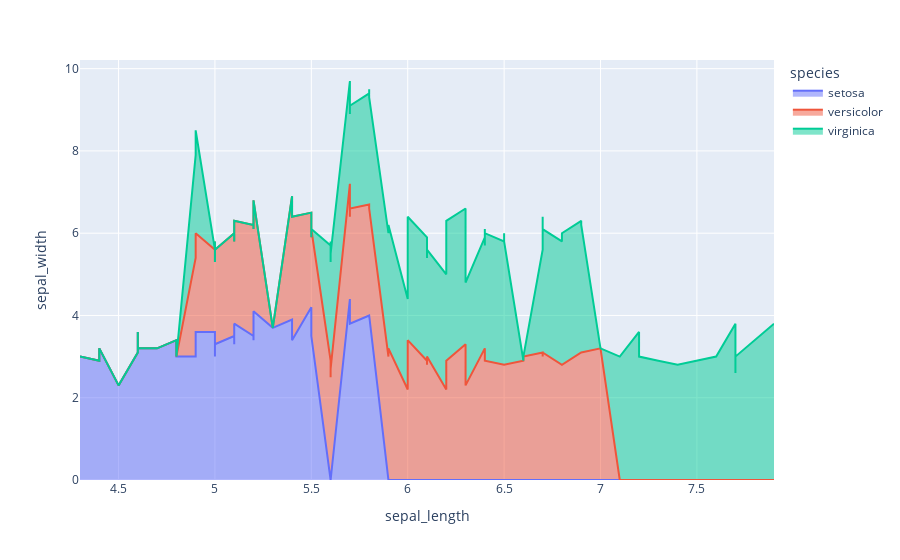

Here is the notebook cell this chart was saved with:
### Markdown cell above
## Area Chart

### Code cell
df_area=df.sort_values(by=['sepal_length'])
px.area(df,x='sepal_length',y='sepal_width',color='species')

### Figure 1 — Plotly figure (JSON) as saved in the notebook; plotly's stock layout.template omitted (floating-point values rounded to 4 significant figures)
{"data": [{"fillpattern": {"shape": ""}, "hovertemplate": "species=setosa<br>sepal_length=%{x}<br>sepal_width=%{y}<extra></extra>", "legendgroup": "setosa", "line": {"color": "#636efa"}, "marker": {"symbol": "circle"}, "mode": "lines", "name": "setosa", "orientation": "v", "showlegend": true, "stackgroup": "1", "type": "scatter", "x": [5.1, 4.9, 4.7, 4.6, 5, 5.4, 4.6, 5, 4.4, 4.9, 5.4, 4.8, 4.8, 4.3, 5.8, 5.7, 5.4, 5.1, 5.7, 5.1, 5.4, 5.1, 4.6, 5.1, 4.8, 5, 5, 5.2, 5.2, 4.7, 4.8, 5.4, 5.2, 5.5, 4.9, 5, 5.5, 4.9, 4.4, 5.1, 5, 4.5, 4.4, 5, 5.1, 4.8, 5.1, 4.6, 5.3, 5], "xaxis": "x", "y": [3.5, 3, 3.2, 3.1, 3.6, 3.9, 3.4, 3.4, 2.9, 3.1, 3.7, 3.4, 3, 3, 4, 4.4, 3.9, 3.5, 3.8, 3.8, 3.4, 3.7, 3.6, 3.3, 3.4, 3, 3.4, 3.5, 3.4, 3.2, 3.1, 3.4, 4.1, 4.2, 3.1, 3.2, 3.5, 3.6, 3, 3.4, 3.5, 2.3, 3.2, 3.5, 3.8, 3, 3.8, 3.2, 3.7, 3.3], "yaxis": "y"}, {"fillpattern": {"shape": ""}, "hovertemplate": "species=versicolor<br>sepal_length=%{x}<br>sepal_width=%{y}<extra></extra>", "legendgroup": "versicolor", "line": {"color": "#EF553B"}, "marker": {"symbol": "circle"}, "mode": "lines", "name": "versicolor", "orientation": "v", "showlegend": true, "stackgroup": "1", "type": "scatter", "x": [7, 6.4, 6.9, 5.5, 6.5, 5.7, 6.3, 4.9, 6.6, 5.2, 5, 5.9, 6, 6.1, 5.6, 6.7, 5.6, 5.8, 6.2, 5.6, 5.9, 6.1, 6.3, 6.1, 6.4, 6.6, 6.8, 6.7, 6, 5.7, 5.5, 5.5, 5.8, 6, 5.4, 6, 6.7, 6.3, 5.6, 5.5, 5.5, 6.1, 5.8, 5, 5.6, 5.7, 5.7, 6.2, 5.1, 5.7], "xaxis": "x", "y": [3.2, 3.2, 3.1, 2.3, 2.8, 2.8, 3.3, 2.4, 2.9, 2.7, 2, 3, 2.2, 2.9, 2.9, 3.1, 3, 2.7, 2.2, 2.5, 3.2, 2.8, 2.5, 2.8, 2.9, 3, 2.8, 3, 2.9, 2.6, 2.4, 2.4, 2.7, 2.7, 3, 3.4, 3.1, 2.3, 3, 2.5, 2.6, 3, 2.6, 2.3, 2.7, 3, 2.9, 2.9, 2.5, 2.8], "yaxis": "y"}, {"fillpattern": {"shape": ""}, "hovertemplate": "species=virginica<br>sepal_length=%{x}<br>sepal_width=%{y}<extra></extra>", "legendgroup": "virginica", "line": {"color": "#00cc96"}, "marker": {"symbol": "circle"}, "mode": "lines", "name": "virginica", "orientation": "v", "showlegend": true, "stackgroup": "1", "type": "scatter", "x": [6.3, 5.8, 7.1, 6.3, 6.5, 7.6, 4.9, 7.3, 6.7, 7.2, 6.5, 6.4, 6.8, 5.7, 5.8, 6.4, 6.5, 7.7, 7.7, 6, 6.9, 5.6, 7.7, 6.3, 6.7, 7.2, 6.2, 6.1, 6.4, 7.2, 7.4, 7.9, 6.4, 6.3, 6.1, 7.7, 6.3, 6.4, 6, 6.9, 6.7, 6.9, 5.8, 6.8, 6.7, 6.7, 6.3, 6.5, 6.2, 5.9], "xaxis": "x", "y": [3.3, 2.7, 3, 2.9, 3, 3, 2.5, 2.9, 2.5, 3.6, 3.2, 2.7, 3, 2.5, 2.8, 3.2, 3, 3.8, 2.6, 2.2, 3.2, 2.8, 2.8, 2.7, 3.3, 3.2, 2.8, 3, 2.8, 3, 2.8, 3.8, 2.8, 2.8, 2.6, 3, 3.4, 3.1, 3, 3.1, 3.1, 3.1, 2.7, 3.2, 3.3, 3, 2.5, 3, 3.4, 3], "yaxis": "y"}], "layout": {"legend": {"title": {"text": "species"}, "tracegroupgap": 0}, "margin": {"t": 60}, "xaxis": {"anchor": "y", "domain": [0, 1], "title": {"text": "sepal_length"}}, "yaxis": {"anchor": "x", "domain": [0, 1], "title": {"text": "sepal_width"}}}}
